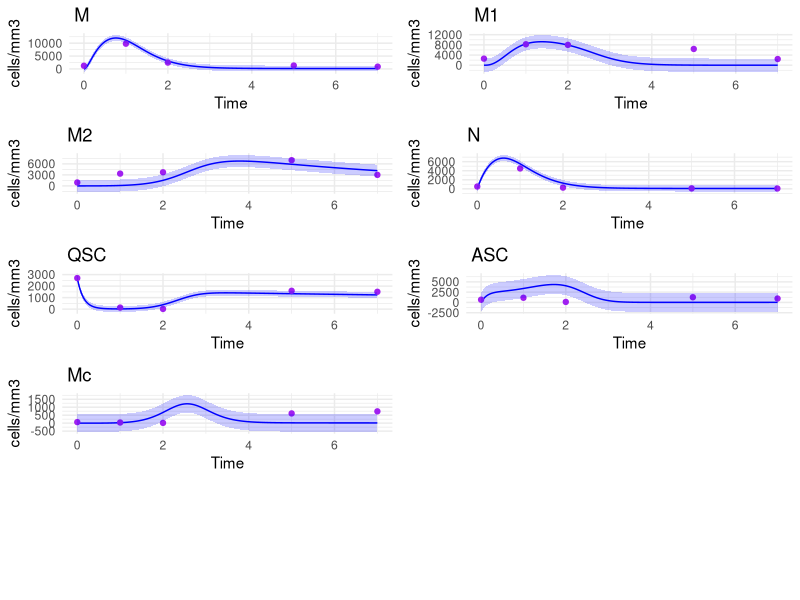
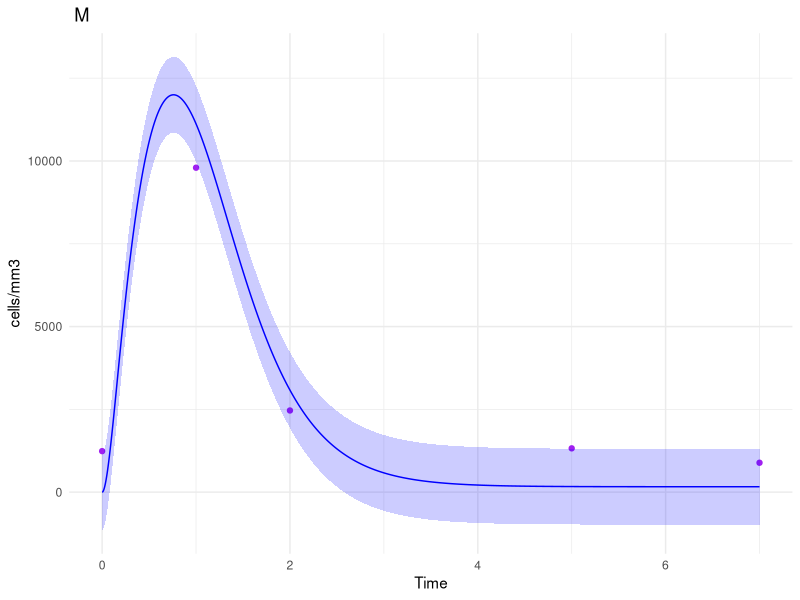
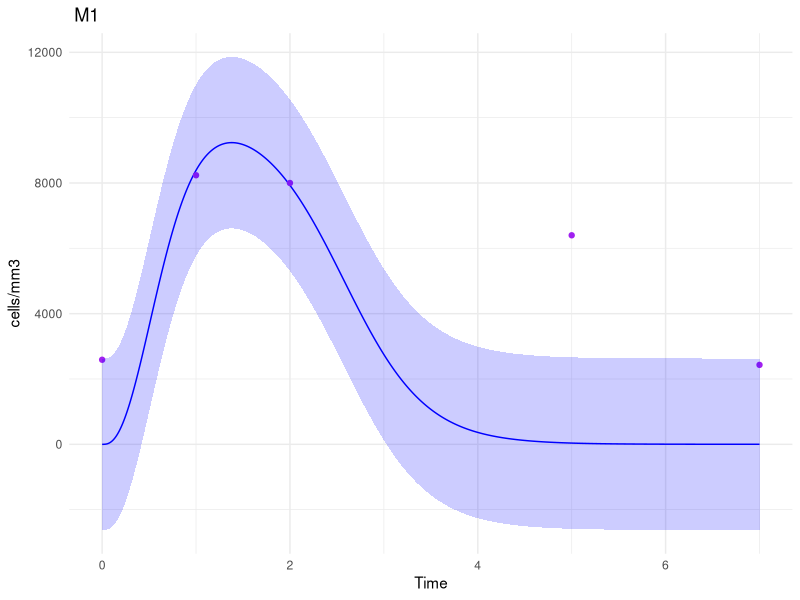
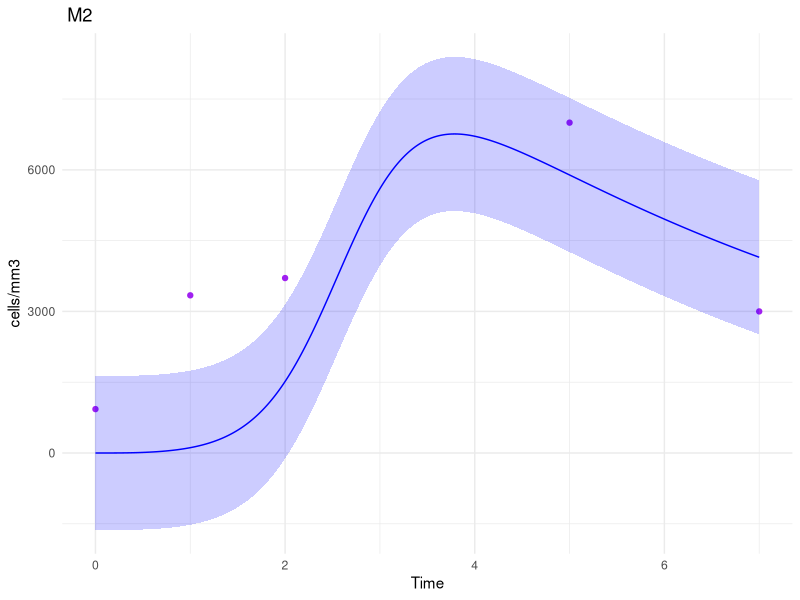
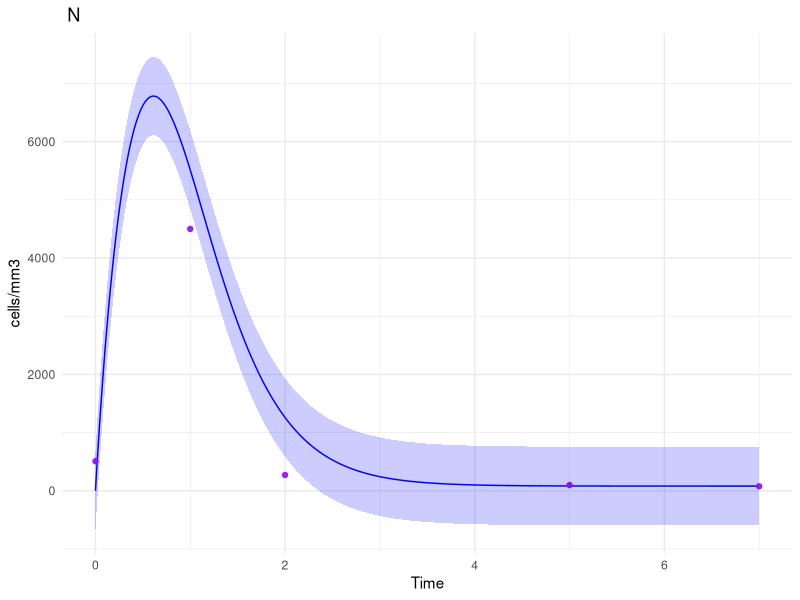
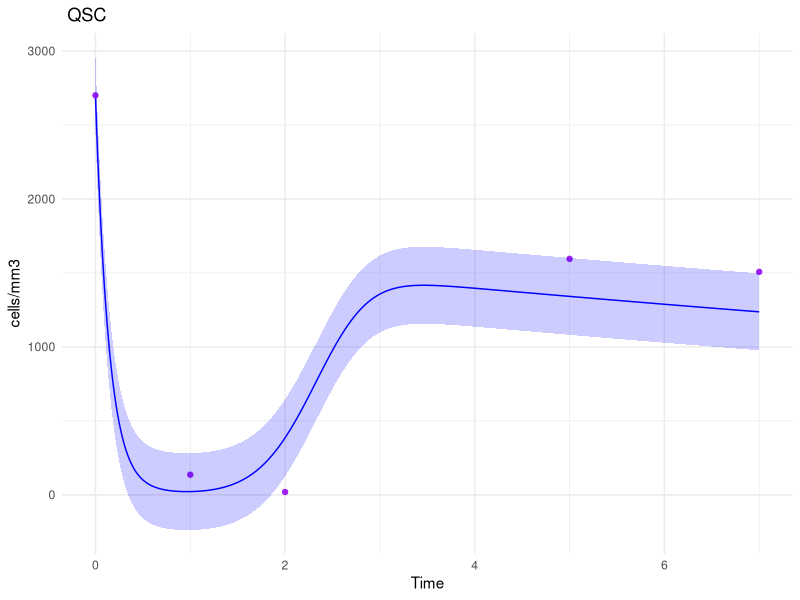
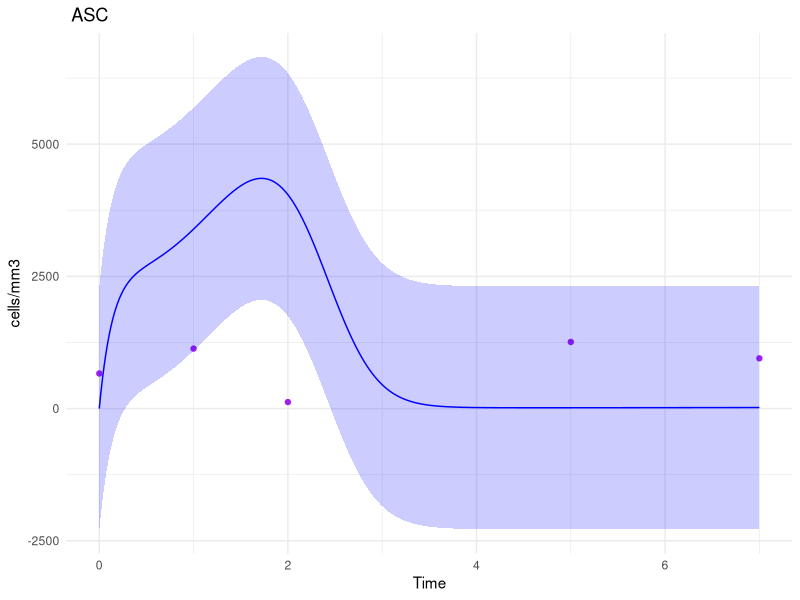
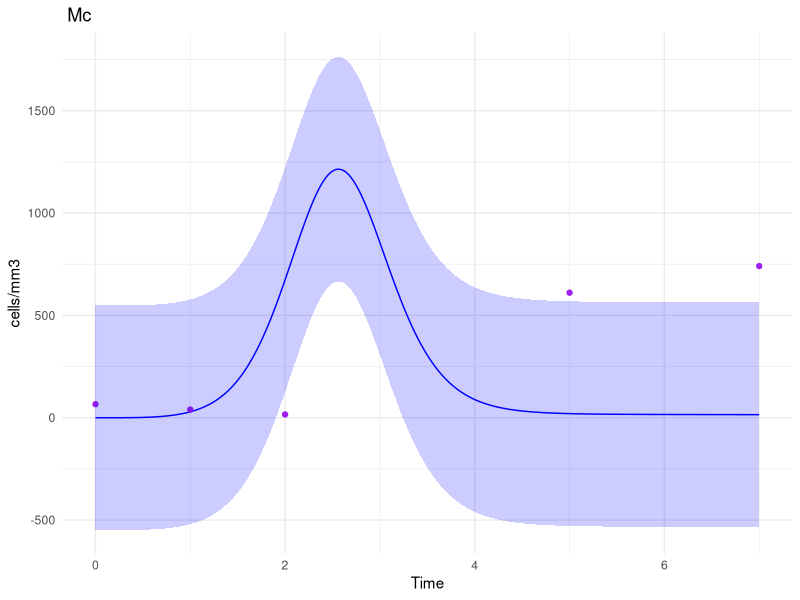

Write the R code that produced these figures, in order.
# Load necessary libraries
library(ggplot2)
library(dplyr)
library(tidyr)
library(deSolve)
library(gridExtra)

# Data preparation
data <- data.frame(
  time = c(0, 1, 2, 3.5, 5, 7),
  M = c(1239, 9797, 2466, 1960, 1323, 888),
  M1 = c(2589, 8237, 8000, 10628, 6399, 2432),
  M2 = c(930, 3341, 3707, 10350, 7000, 3000),
  N = c(509, 4500, 272, 129, 98, 77),
  QSC = c(2700, 136, 19, 616, 1595, 1507),
  ASC = c(664, 1134, 123, 1309, 1260, 950),
  Mc = c(66, 40, 16, 900, 611, 741)
)

params <- c("c1", "c2", "c3", "c4", "c5", "c6", "c7", "c8", "c9", "c10", "c11", "c12", "c13", "c14", "c15", "c16", "c17", "c18", "c19", "c20", "c21", "c22")

# ODE function
ode_func <- function(time, state, params) {
  with(as.list(c(state, params)), {
    QSC_feedback <- ifelse(QSC > 2700, c19 * QSC * (QSC - 2700), 0)
    Mn_feedback <- ifelse(Mn > 30000, c21 * Mn * (Mn - 30000), 0)
    
    dN <- c1 * Md - c2 * N - c15 * N * Md
    dNd <- c15 * N * Md - c3 * M1 * Nd
    dM <- c4 * N - c5 * M * (Nd + Md) - c16 * M
    dM1 <- c5 * M * (Nd + Md) - c6 * M1 - (c17 / (c7 + Nd + Md)) * M1
    dM2 <- M1 * c17 / (c7 + Nd + Md) - c8 * M2
    
    dQSC <- -c9 * QSC * N - c18 * QSC * Md + c10 * M2 * ASC - QSC_feedback
    dASC <- c9 * QSC * N + c18 * QSC * Md - c10 * ASC * M2 + c11 * M1 * ASC - M2 * ASC * c12 - c22 * ASC
    dMc <- c12 * ASC * M2 - c13 * Mc - c20 * Mc
    
    dMn <- c13 * Mc - Mn_feedback
    dMd <- -c14 * Md * M1 - c15 * N * Md
    
    return(list(c(dN, dNd, dM, dM1, dM2, dQSC, dASC, dMc, dMn, dMd)))
  })
}

time_seq <- c(0, 1, 2, 3.5, 5, 7)

# Initial values
init <- c(N = 0, Nd = 0, M = 0, M1 = 0, M2 = 0, QSC = 2700, ASC = 0, Mc = 0, Mn = 0, Md = 30000)

# Initial guesses
initial_guesses <- list(
  c(
    c1 = runif(1, 0.8, 1),
    c2 = runif(1, 2, 3),
    c3 = runif(1, 8.1e-05, 3e-04),
    c4 = runif(1, 15, 20),
    c5 = runif(1, 3.5e-05, 5.5e-05),
    c6 = runif(1, 0.05, 0.1),
    c7 = runif(1, 9e-17, 1.1e-16),
    c8 = runif(1, 0.1, 0.2),
    c9 = runif(1, 2e-06, 7e-06),
    c10 = runif(1, 8e-05, 3.5e-04),
    c11 = runif(1, 6e-05, 0.000095),
    c12 = runif(1, 0.0005, 0.0008),
    c13 = runif(1, 2.5, 3.5),
    c14 = runif(1, 2e-04, 3e-04),
    c15 = runif(1, 1e-05, 2e-05),
    c16 = runif(1, 5, 10),
    c17 = runif(1, 500, 600),
    c18 = runif(1, 0.0001, 0.0003),
    c19 = runif(1, 0.01, 0.03),
    c20 = runif(1, 0.000015, 0.000055),
    c21 = runif(1, 1e-05, 9e-05),
    c22 = runif(1, 1e-04, 2e-04)
  )
)

# Objective function to minimize
objective_func <- function(parms) {
  c7 <- 1e-16
  
  modelfit <- ode(y = init, times = time_seq, func = ode_func, parms = parms, method = 'lsoda')
  modelfit <- as.data.frame(modelfit)
  
  errorN <- sum(((data$N - modelfit$N) / max(data$N))^2)
  errorM <- sum(((data$M - modelfit$M) / max(data$M))^2)
  errorM1 <- sum(((data$M1 - modelfit$M1) / max(data$M1))^2)
  errorM2 <- sum(((data$M2 - modelfit$M2) / max(data$M2))^2)
  errorQSC <- sum(((data$QSC - modelfit$QSC) / max(data$QSC))^2)
  errorASC <- sum(((data$ASC - modelfit$ASC) / max(data$ASC))^2)
  errorMc <- sum(((data$Mc - modelfit$Mc) / max(data$Mc))^2)
  
  total_error <- errorN + errorM + errorM1 + errorM2 + errorQSC + errorASC + errorMc
  return(total_error)
}

# Bounds for optimization
lower_bounds <- rep(0, length(params))
upper_bounds <- rep('inf', length(params))

# Best result initialization
best_result <- NULL
best_total_error <- Inf
for (guess in initial_guesses) {
  result <- optim(par = guess, fn = objective_func, method = "L-BFGS-B",
                  lower = lower_bounds, upper = upper_bounds,
                  control = list(maxit = 10000, factr = 1e-7, pgtol = 1e-7))
  total_error <- objective_func(result$par)
  
  if (total_error < best_total_error) {
    best_result <- result
    best_total_error <- total_error
  }
}

# Final results
best_optimized_parms <- best_result$par
print(best_optimized_parms)
print(best_total_error)

# Run simulation with best-fit parameters
time_seq <- seq(from = 0, to = 7, by = 1/365)
sol <- ode(y = init, times = time_seq, func = ode_func, parms = best_optimized_parms, method = 'lsoda')
sim_df <- as.data.frame(sol)

# Data transformation
data_long <- data %>%
  pivot_longer(cols = -time, names_to = "variable", values_to = "experimental_value")

sim_long <- sim_df %>%
  pivot_longer(cols = -time, names_to = "variable", values_to = "simulated_value")

# Join data frames and calculate residuals
joined_df <- left_join(sim_long, data_long, by = c("time", "variable")) %>%
  mutate(residual = simulated_value - experimental_value)

# Calculate standard deviation of residuals for each variable
std_devs <- joined_df %>%
  group_by(variable) %>%
  summarise(std_dev = sd(residual, na.rm = TRUE))

# Create plots for each variable
plots <- lapply(unique(data_long$variable), function(var) {
  var_std_dev <- std_devs %>% filter(variable == var) %>% pull(std_dev)
  
  ggplot(filter(joined_df, variable == var), aes(x = time)) +
    geom_line(aes(y = simulated_value), color = "blue") +
    geom_point(aes(y = experimental_value), color = "purple") +
    geom_ribbon(aes(ymin = simulated_value - var_std_dev, ymax = simulated_value + var_std_dev), alpha = 0.2, fill = "blue") +
    labs(title = paste("", var), x = "Time", y = "cells/mm3") +
    theme_minimal()
})

# Combine all the plots into one grid
plot_grid <- do.call(grid.arrange, c(plots, ncol = 2, nrow = 5))

# Print the combined plot grid
print(plot_grid)

# To see the plots one by one
for (plot in plots) {
  print(plot)
  readline(prompt = "Press [enter] to see the next plot")
}
